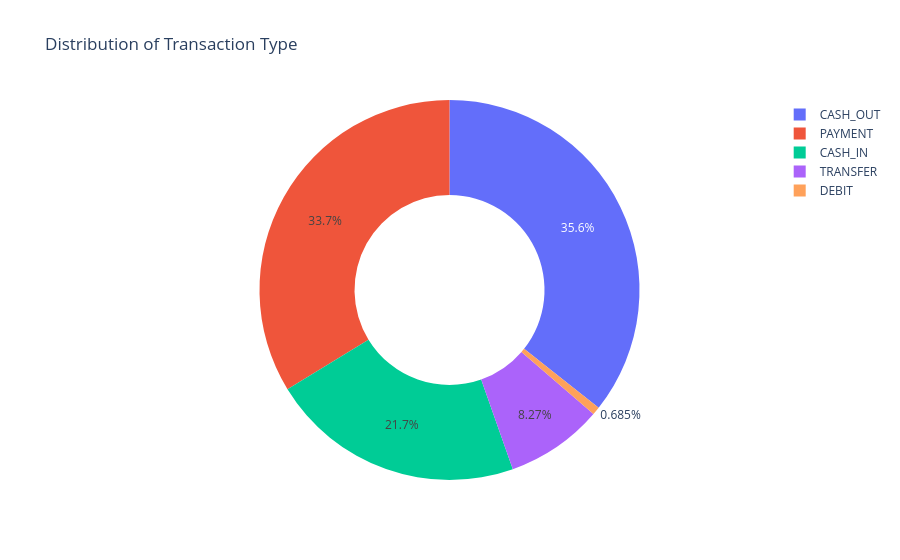

Notebook code for this chart:
### Code cell
type = data["type"].value_counts()
transactions = type.index
quantity = type.values

import plotly.express as px
figure = px.pie(data,
             values=quantity,
             names=transactions,hole = 0.5,
             title="Distribution of Transaction Type")
figure.show()

### Figure 1 — Plotly figure (JSON) as saved in the notebook; plotly's stock layout.template omitted (floating-point values rounded to 4 significant figures)
{"data": [{"domain": {"x": [0, 1], "y": [0, 1]}, "hole": 0.5, "hovertemplate": "label=%{label}<br>value=%{value}<extra></extra>", "labels": ["CASH_OUT", "PAYMENT", "CASH_IN", "TRANSFER", "DEBIT"], "legendgroup": "", "name": "", "showlegend": true, "type": "pie", "values": [373641, 353873, 227130, 86753, 7178]}], "layout": {"legend": {"tracegroupgap": 0}, "title": {"text": "Distribution of Transaction Type"}}}
